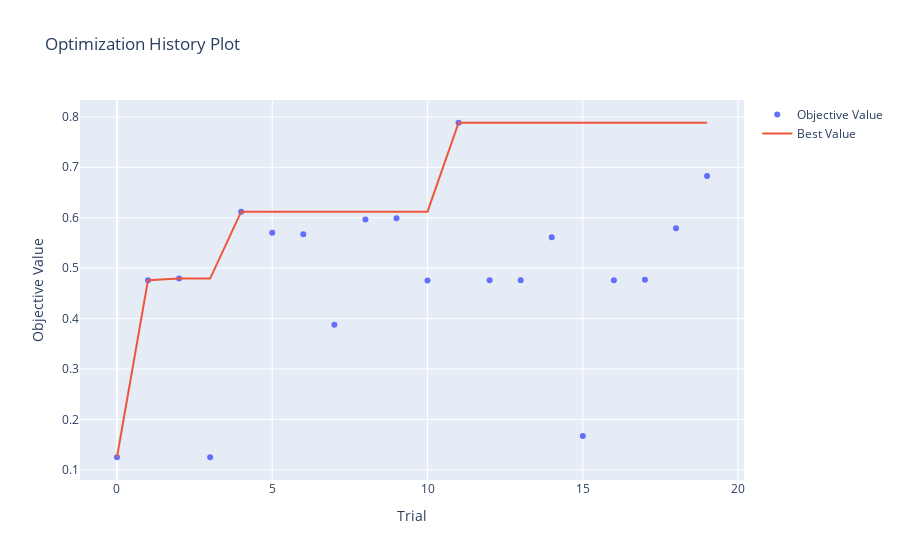
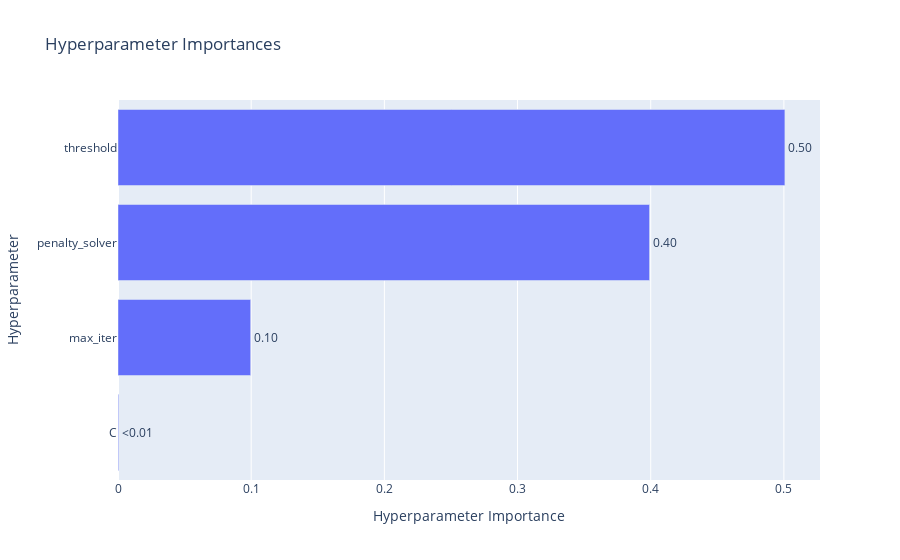
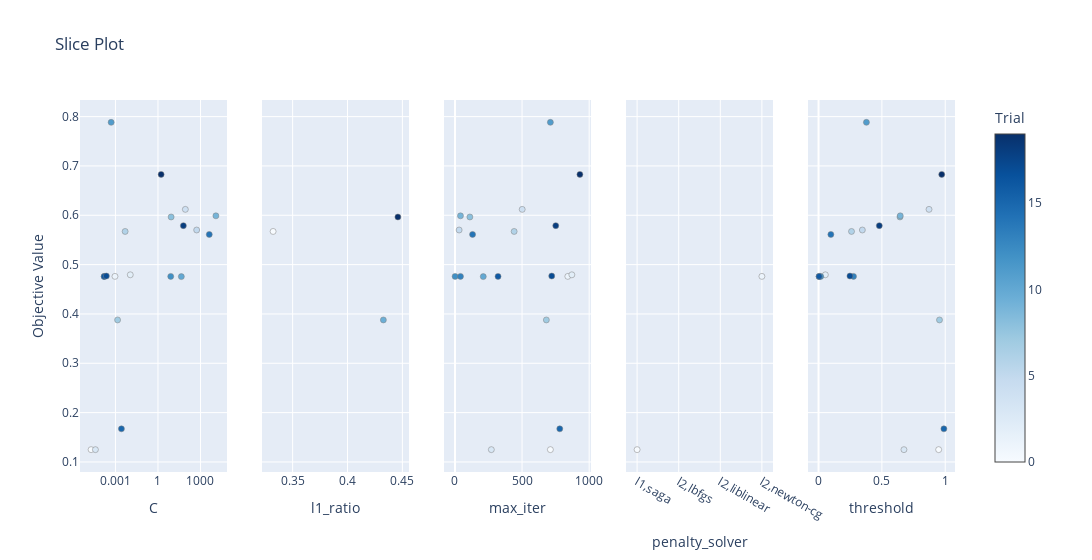

Here is the notebook cell these charts were saved with, in order:
### Code cell
optuna.visualization.plot_optimization_history(lr_thr_model_study).show()
optuna.visualization.plot_param_importances(lr_thr_model_study).show()
optuna.visualization.plot_slice(lr_thr_model_study).show()

### Figure 1 — Plotly figure (JSON) as saved in the notebook; plotly's stock layout.template omitted (floating-point values rounded to 4 significant figures)
{"data": [{"mode": "markers", "name": "Objective Value", "type": "scatter", "x": [0, 1, 2, 3, 4, 5, 6, 7, 8, 9, 10, 11, 12, 13, 14, 15, 16, 17, 18, 19], "y": [0.1249, 0.4761, 0.4793, 0.1249, 0.612, 0.5701, 0.5672, 0.3878, 0.5965, 0.5989, 0.4757, 0.7883, 0.4761, 0.4761, 0.5611, 0.1671, 0.4761, 0.4768, 0.579, 0.6829]}, {"mode": "lines", "name": "Best Value", "type": "scatter", "x": [0, 1, 2, 3, 4, 5, 6, 7, 8, 9, 10, 11, 12, 13, 14, 15, 16, 17, 18, 19], "y": [0.1249, 0.4761, 0.4793, 0.4793, 0.612, 0.612, 0.612, 0.612, 0.612, 0.612, 0.612, 0.7883, 0.7883, 0.7883, 0.7883, 0.7883, 0.7883, 0.7883, 0.7883, 0.7883]}, {"marker": {"color": "#cccccc"}, "mode": "markers", "name": "Infeasible Trial", "showlegend": false, "type": "scatter", "x": [], "y": []}], "layout": {"title": {"text": "Optimization History Plot"}, "xaxis": {"title": {"text": "Trial"}}, "yaxis": {"title": {"text": "Objective Value"}}}}

### Figure 2 — Plotly figure (JSON) as saved in the notebook; plotly's stock layout.template omitted (floating-point values rounded to 4 significant figures)
{"data": [{"cliponaxis": false, "hovertemplate": ["C (FloatDistribution): 0.000510467916242842<extra></extra>", "max_iter (IntDistribution): 0.09961474166017252<extra></extra>", "penalty_solver (CategoricalDistribution): 0.39912016075032003<extra></extra>", "threshold (FloatDistribution): 0.5007546296732647<extra></extra>"], "name": "Objective Value", "orientation": "h", "text": ["<0.01", "0.10", "0.40", "0.50"], "textposition": "outside", "type": "bar", "x": [0.0005105, 0.09961, 0.3991, 0.5008], "y": ["C", "max_iter", "penalty_solver", "threshold"]}], "layout": {"title": {"text": "Hyperparameter Importances"}, "xaxis": {"title": {"text": "Hyperparameter Importance"}}, "yaxis": {"title": {"text": "Hyperparameter"}}}}

### Figure 3 — Plotly figure (JSON) as saved in the notebook; plotly's stock layout.template omitted (floating-point values rounded to 4 significant figures)
{"data": [{"marker": {"color": [0, 1, 2, 3, 4, 5, 6, 7, 8, 9, 10, 11, 12, 13, 14, 15, 16, 17, 18, 19], "colorbar": {"title": {"text": "Trial"}, "x": 1, "xpad": 40}, "colorscale": [[0, "rgb(247,251,255)"], [0.125, "rgb(222,235,247)"], [0.25, "rgb(198,219,239)"], [0.375, "rgb(158,202,225)"], [0.5, "rgb(107,174,214)"], [0.625, "rgb(66,146,198)"], [0.75, "rgb(33,113,181)"], [0.875, "rgb(8,81,156)"], [1, "rgb(8,48,107)"]], "line": {"color": "Grey", "width": 0.5}, "showscale": true}, "mode": "markers", "name": "Feasible Trial", "showlegend": false, "type": "scatter", "x": [1.913e-05, 0.0009272, 0.01111, 3.861e-05, 85.72, 538.5, 0.004833, 0.001414, 8.519, 12270.0, 44.64, 0.0004977, 7.947, 0.000161, 4178.0, 0.002637, 0.0001608, 0.0002279, 62.13, 1.67], "xaxis": "x", "y": [0.1249, 0.4761, 0.4793, 0.1249, 0.612, 0.5701, 0.5672, 0.3878, 0.5965, 0.5989, 0.4757, 0.7883, 0.4761, 0.4761, 0.5611, 0.1671, 0.4761, 0.4768, 0.579, 0.6829], "yaxis": "y"}, {"marker": {"color": [6, 7, 8], "colorbar": {"title": {"text": "Trial"}, "x": 1, "xpad": 40}, "colorscale": [[0, "rgb(247,251,255)"], [0.125, "rgb(222,235,247)"], [0.25, "rgb(198,219,239)"], [0.375, "rgb(158,202,225)"], [0.5, "rgb(107,174,214)"], [0.625, "rgb(66,146,198)"], [0.75, "rgb(33,113,181)"], [0.875, "rgb(8,81,156)"], [1, "rgb(8,48,107)"]], "line": {"color": "Grey", "width": 0.5}, "showscale": false}, "mode": "markers", "name": "Feasible Trial", "showlegend": false, "type": "scatter", "x": [0.3322, 0.4327, 0.4459], "xaxis": "x2", "y": [0.5672, 0.3878, 0.5965], "yaxis": "y2"}, {"marker": {"color": [0, 1, 2, 3, 4, 5, 6, 7, 8, 9, 10, 11, 12, 13, 14, 15, 16, 17, 18, 19], "colorbar": {"title": {"text": "Trial"}, "x": 1, "xpad": 40}, "colorscale": [[0, "rgb(247,251,255)"], [0.125, "rgb(222,235,247)"], [0.25, "rgb(198,219,239)"], [0.375, "rgb(158,202,225)"], [0.5, "rgb(107,174,214)"], [0.625, "rgb(66,146,198)"], [0.75, "rgb(33,113,181)"], [0.875, "rgb(8,81,156)"], [1, "rgb(8,48,107)"]], "line": {"color": "Grey", "width": 0.5}, "showscale": false}, "mode": "markers", "name": "Feasible Trial", "showlegend": false, "type": "scatter", "x": [711, 841, 871, 271, 501, 31, 441, 681, 111, 41, 211, 711, 1, 41, 131, 781, 321, 721, 751, 931], "xaxis": "x3", "y": [0.1249, 0.4761, 0.4793, 0.1249, 0.612, 0.5701, 0.5672, 0.3878, 0.5965, 0.5989, 0.4757, 0.7883, 0.4761, 0.4761, 0.5611, 0.1671, 0.4761, 0.4768, 0.579, 0.6829], "yaxis": "y3"}, {"marker": {"color": [0, 1, 2, 3, 4, 5, 6, 7, 8, 9, 10, 11, 12, 13, 14, 15, 16, 17, 18, 19], "colorbar": {"title": {"text": "Trial"}, "x": 1, "xpad": 40}, "colorscale": [[0, "rgb(247,251,255)"], [0.125, "rgb(222,235,247)"], [0.25, "rgb(198,219,239)"], [0.375, "rgb(158,202,225)"], [0.5, "rgb(107,174,214)"], [0.625, "rgb(66,146,198)"], [0.75, "rgb(33,113,181)"], [0.875, "rgb(8,81,156)"], [1, "rgb(8,48,107)"]], "line": {"color": "Grey", "width": 0.5}, "showscale": false}, "mode": "markers", "name": "Feasible Trial", "showlegend": false, "type": "scatter", "x": [["l1", "saga"], ["l2", "newton-cg"], ["l2", "newton-cg"], ["l1", "saga"], ["l2", "lbfgs"], ["l1", "liblinear"], ["elasticnet", "saga"], ["elasticnet", "saga"], ["elasticnet", "saga"], ["l2", "saga"], ["l1", "saga"], ["l2", "newton-cg"], ["l1", "saga"], ["l2", "saga"], ["l2", "liblinear"], ["l1", "saga"], ["l2", "lbfgs"], ["l2", "sag"], ["l2", "saga"], ["l2", "saga"]], "xaxis": "x4", "y": [0.1249, 0.4761, 0.4793, 0.1249, 0.612, 0.5701, 0.5672, 0.3878, 0.5965, 0.5989, 0.4757, 0.7883, 0.4761, 0.4761, 0.5611, 0.1671, 0.4761, 0.4768, 0.579, 0.6829], "yaxis": "y4"}, {"marker": {"color": [0, 1, 2, 3, 4, 5, 6, 7, 8, 9, 10, 11, 12, 13, 14, 15, 16, 17, 18, 19], "colorbar": {"title": {"text": "Trial"}, "x": 1, "xpad": 40}, "colorscale": [[0, "rgb(247,251,255)"], [0.125, "rgb(222,235,247)"], [0.25, "rgb(198,219,239)"], [0.375, "rgb(158,202,225)"], [0.5, "rgb(107,174,214)"], [0.625, "rgb(66,146,198)"], [0.75, "rgb(33,113,181)"], [0.875, "rgb(8,81,156)"], [1, "rgb(8,48,107)"]], "line": {"color": "Grey", "width": 0.5}, "showscale": false}, "mode": "markers", "name": "Feasible Trial", "showlegend": false, "type": "scatter", "x": [0.9482, 0.005761, 0.05381, 0.6741, 0.8721, 0.3457, 0.2602, 0.9547, 0.6427, 0.6449, 0.004581, 0.3779, 0.01723, 0.276, 0.0971, 0.9895, 0.004362, 0.2478, 0.4797, 0.9723], "xaxis": "x5", "y": [0.1249, 0.4761, 0.4793, 0.1249, 0.612, 0.5701, 0.5672, 0.3878, 0.5965, 0.5989, 0.4757, 0.7883, 0.4761, 0.4761, 0.5611, 0.1671, 0.4761, 0.4768, 0.579, 0.6829], "yaxis": "y5"}], "layout": {"title": {"text": "Slice Plot"}, "width": 1500, "xaxis": {"anchor": "y", "domain": [0, 0.168], "title": {"text": "C"}, "type": "log"}, "xaxis2": {"anchor": "y2", "domain": [0.208, 0.376], "title": {"text": "l1_ratio"}}, "xaxis3": {"anchor": "y3", "domain": [0.416, 0.584], "title": {"text": "max_iter"}}, "xaxis4": {"anchor": "y4", "categoryarray": [["l1", "liblinear"], ["l1", "saga"], ["l2", "lbfgs"], ["l2", "liblinear"], ["l2", "newton-cg"], ["l2", "sag"], ["l2", "saga"], ["elasticnet", "saga"]], "categoryorder": "array", "domain": [0.624, 0.792], "title": {"text": "penalty_solver"}, "type": "category"}, "xaxis5": {"anchor": "y5", "domain": [0.832, 1], "title": {"text": "threshold"}}, "yaxis": {"anchor": "x", "domain": [0, 1], "title": {"text": "Objective Value"}}, "yaxis2": {"anchor": "x2", "domain": [0, 1], "matches": "y", "showticklabels": false}, "yaxis3": {"anchor": "x3", "domain": [0, 1], "matches": "y", "showticklabels": false}, "yaxis4": {"anchor": "x4", "domain": [0, 1], "matches": "y", "showticklabels": false}, "yaxis5": {"anchor": "x5", "domain": [0, 1], "matches": "y", "showticklabels": false}}}
